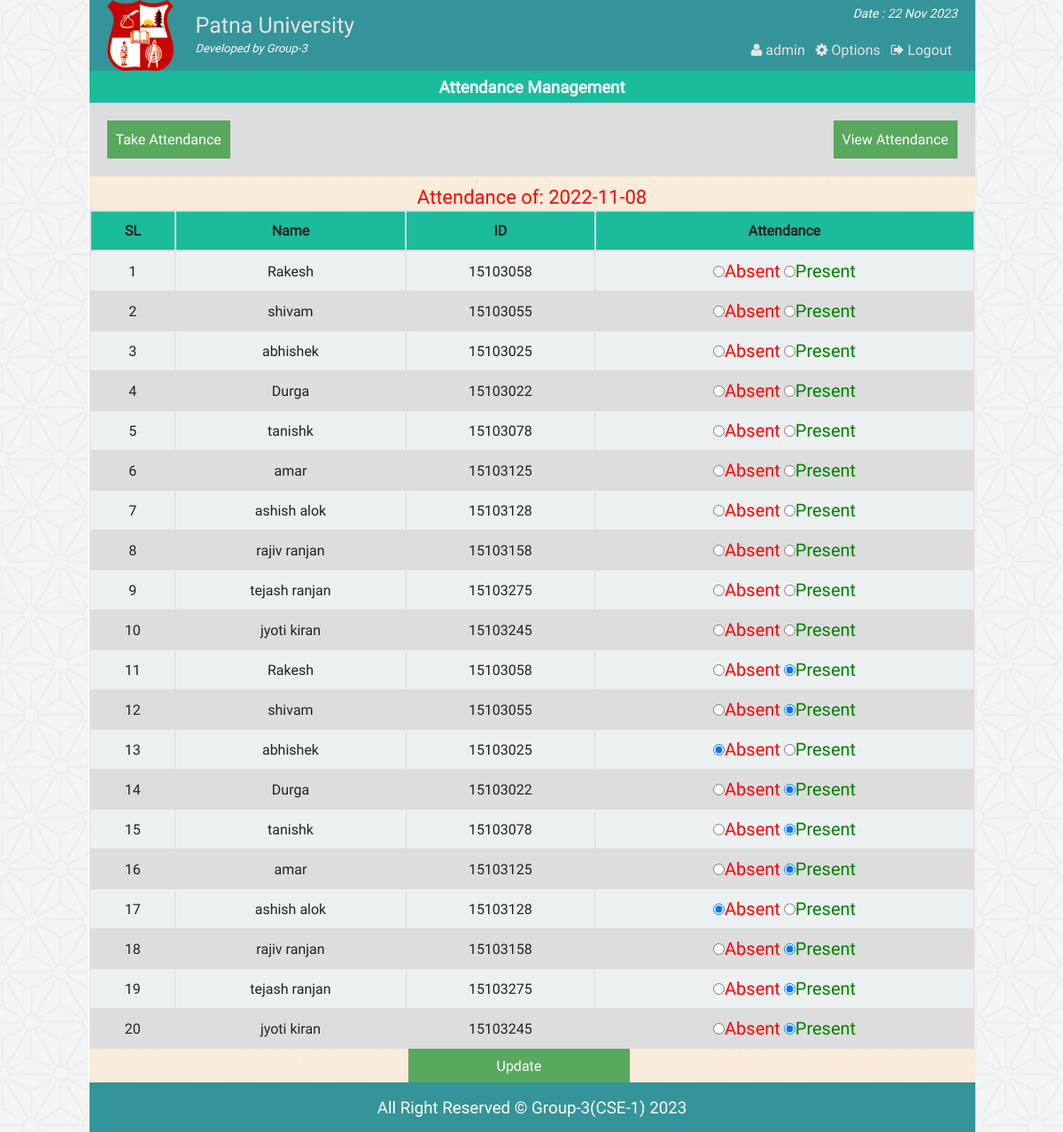
The page /att_single_view.php?dt=2022-11-08 (signed in) on the database its author committed.
### tables this page shows
CREATE TABLE IF NOT EXISTS `at_student` (
  `id` int(11) NOT NULL AUTO_INCREMENT,
  `name` varchar(40) NOT NULL,
  `st_id` int(11) NOT NULL,
  PRIMARY KEY (`id`)
);

CREATE TABLE IF NOT EXISTS `attn` (
  `id` int(11) NOT NULL AUTO_INCREMENT,
  `st_id` int(11) NOT NULL,
  `atten` varchar(50) NOT NULL,
  `at_date` date NOT NULL,
  PRIMARY KEY (`id`)
);

### php/functions.php (called while the page is built, shortened)
<?php
class login_registration_class{
	public function attn_all_student($date){
		global $conn;
		$res = $conn->query("select at_student.name, attn.*
			from at_student
			inner join attn
			on at_student.st_id = attn.st_id
			where at_date = '$date' ");
		return $res;
	}
};
?>

### att_single_view.php (the view, shortened to what this page needs)
<?php
	require "php/config.php";
	require_once "php/functions.php";
	$user = new login_registration_class();
	if(isset($_REQUEST['dt'])){
		$date = $_REQUEST['dt'];
	}
?>
<?php
include "php/headertop_admin.php";
?>
<div class="all_student fix">
		<h3 style="text-align:center;color:#fff;margin:0;padding:5px;background:#1abc9c">Attendance Management</h3>
		<div  class="fix" style="background:#ddd;padding:20px;">
			<span style="float:left;"><a style="color:#fff;" href="class_att.php"><button style="background:#58A85D;border:none;color:#fff;padding:10px;">Take Attendance</button></a></span>
			<span style="float:right;"><a style="color:#fff;" href="att_view.php"> <button style="background:#58A85D;border:none;color:#fff;padding:10px;">View Attendance</button></a></span>
		</div>
		<p style="text-align:center;color:#34495e;margin:0;padding-top:8px;color:red;font-size:22px;">
			<?php echo "Attendance of: ".$date;?>
		</p>
	<form action="" method="post">
		<table class="tab_one" style="text-align:center;">
			<tr>
				<th style="text-align:center;">SL</th>
				<th style="text-align:center;">Name</th>
				<th style="text-align:center;">ID</th>
				<th style="text-align:center;">Attendance</th>
			</tr>
			<?php
			$i=0;
				$std = $user->attn_all_student($date);
				if($std){
				while($rows = $std->fetch_assoc()){
				$i++;
		?>
			<tr>
				<td><?php echo $i;?></td>
				<td><?php echo $rows['name'];?></td>
				<td><?php echo $rows['st_id'];?></td>
				<td>
					<label style="color:red;font-size:20px"><input type="radio" name="attn[<?php echo $rows['st_id'];?>]" value="absent" <?php if($rows['atten'] == "absent") echo "checked";?>/>Absent</label>
					<label style="color:green;font-size:20px"> <input type="radio" name="attn[<?php echo $rows['st_id'];?>]" value="present" <?php if($rows['atten'] == "present") echo "checked";?>/>Present</label>
				</td>
			</tr>
			<?php
			} }else echo "failed";
				?>
		</table>
		<span style="margin-left:360px;"><input style="<text-align:right></text-align:right>;background:#58A85D;border:none;color:#fff;padding:8px 100px;" type="submit" name="submit" value="Update" /></span>
	</form>
</div>
<?php include "php/footerbottom.php";?>

### css/main.css (style rules this page uses)
html { color: #222; font-size: 1em; line-height: 1.4; }
a { text-decoration: none; }
.fix { overflow: hidden; }
body { font-family: roboto !important; background: url(../img/ptrn.png) repeat fixed; }
.st_reg th, td { padding: 8px; }
table.tab_one { width: 100%; }
table.tab_one th { background: #1abc9c; padding: 10px; font-weight: bold; text-align: left; }
table.tab_one td { border: 1px solid #ddd; padding: 8px; }
table.tab_one tr:nth-child(odd) { background: #ddd; }
table.tab_one tr:nth-child(even) { background: #ecf0f1; }
.all_student { min-height: 450px; }
table.att_tab tr, td, th { border: 2px solid #ddd; border-collapse: collapse; padding: 8px; }

### rows shown on the page
at_student: name "Rakesh", attn.st_id "15103058"
attn: atten "☐ Absent", atten "☐ Present"
at_student: name "shivam", attn.st_id "15103055"
attn: atten "☐ Absent", atten "☐ Present"
at_student: name "abhishek", attn.st_id "15103025"
attn: atten "☐ Absent", atten "☐ Present"
at_student: name "Durga", attn.st_id "15103022"
attn: atten "☐ Absent", atten "☐ Present"
at_student: name "tanishk", attn.st_id "15103078"
attn: atten "☐ Absent", atten "☐ Present"
at_student: name "amar", attn.st_id "15103125"
attn: atten "☐ Absent", atten "☐ Present"
at_student: name "ashish alok", attn.st_id "15103128"
attn: atten "☐ Absent", atten "☐ Present"
at_student: name "rajiv ranjan", attn.st_id "15103158"
attn: atten "☐ Absent", atten "☐ Present"
at_student: name "tejash ranjan", attn.st_id "15103275"
attn: atten "☐ Absent", atten "☐ Present"
at_student: name "jyoti kiran", attn.st_id "15103245"
attn: atten "☐ Absent", atten "☐ Present"
attn: atten "☐ Absent", atten "☑ Present"
attn: atten "☐ Absent", atten "☑ Present"
attn: atten "☑ Absent", atten "☐ Present"
attn: atten "☐ Absent", atten "☑ Present"
attn: atten "☐ Absent", atten "☑ Present"
attn: atten "☐ Absent", atten "☑ Present"
attn: atten "☑ Absent", atten "☐ Present"
attn: atten "☐ Absent", atten "☑ Present"
attn: atten "☐ Absent", atten "☑ Present"
attn: atten "☐ Absent", atten "☑ Present"

### other values the page prints
$admin_name "admin"
$date "2022-11-08"
